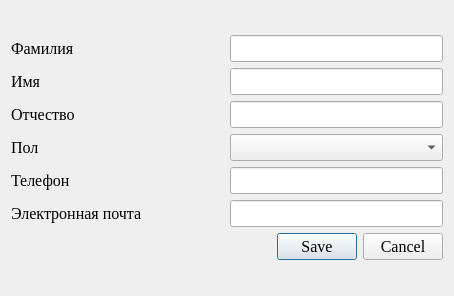
<?xml version="1.0" encoding="UTF-8"?>
<ui version="4.0">
 <class>AddNewTeacher</class>
 <widget class="QDialog" name="AddNewTeacher">
  <property name="geometry">
   <rect>
    <x>0</x>
    <y>0</y>
    <width>454</width>
    <height>296</height>
   </rect>
  </property>
  <property name="font">
   <font>
    <family>Times New Roman</family>
    <pointsize>12</pointsize>
   </font>
  </property>
  <property name="windowTitle">
   <string>Новый преподаватель</string>
  </property>
  <layout class="QVBoxLayout" name="verticalLayout_2">
   <item>
    <layout class="QVBoxLayout" name="verticalLayout">
     <item>
      <layout class="QHBoxLayout" name="horizontalLayout" stretch="1,1">
       <item>
        <widget class="QLabel" name="label_2">
         <property name="font">
          <font>
           <family>Times New Roman</family>
           <pointsize>12</pointsize>
          </font>
         </property>
         <property name="text">
          <string>Фамилия</string>
         </property>
        </widget>
       </item>
       <item>
        <widget class="QLineEdit" name="lineEdit_TeacherLastName"/>
       </item>
      </layout>
     </item>
     <item>
      <layout class="QHBoxLayout" name="horizontalLayout_5" stretch="1,1">
       <item>
        <widget class="QLabel" name="label_5">
         <property name="font">
          <font>
           <family>Times New Roman</family>
           <pointsize>12</pointsize>
          </font>
         </property>
         <property name="text">
          <string>Имя</string>
         </property>
        </widget>
       </item>
       <item>
        <widget class="QLineEdit" name="lineEdit_TeacherFirstName"/>
       </item>
      </layout>
     </item>
     <item>
      <layout class="QHBoxLayout" name="horizontalLayout_6" stretch="1,1">
       <item>
        <widget class="QLabel" name="label_6">
         <property name="font">
          <font>
           <family>Times New Roman</family>
           <pointsize>12</pointsize>
          </font>
         </property>
         <property name="text">
          <string>Отчество</string>
         </property>
        </widget>
       </item>
       <item>
        <widget class="QLineEdit" name="lineEdit_TeacherPatronymic"/>
       </item>
      </layout>
     </item>
     <item>
      <layout class="QHBoxLayout" name="horizontalLayout_2" stretch="1,1">
       <item>
        <widget class="QLabel" name="label">
         <property name="font">
          <font>
           <family>Times New Roman</family>
           <pointsize>12</pointsize>
          </font>
         </property>
         <property name="text">
          <string>Пол</string>
         </property>
        </widget>
       </item>
       <item>
        <widget class="QComboBox" name="comboBox_Gender"/>
       </item>
      </layout>
     </item>
     <item>
      <layout class="QHBoxLayout" name="horizontalLayout_4" stretch="1,1">
       <item>
        <widget class="QLabel" name="label_4">
         <property name="font">
          <font>
           <family>Times New Roman</family>
           <pointsize>12</pointsize>
          </font>
         </property>
         <property name="text">
          <string>Телефон</string>
         </property>
        </widget>
       </item>
       <item>
        <widget class="QLineEdit" name="lineEdit_TeacherPhone"/>
       </item>
      </layout>
     </item>
     <item>
      <layout class="QHBoxLayout" name="horizontalLayout_3" stretch="1,1">
       <item>
        <widget class="QLabel" name="label_7">
         <property name="font">
          <font>
           <family>Times New Roman</family>
           <pointsize>12</pointsize>
          </font>
         </property>
         <property name="text">
          <string>Электронная почта</string>
         </property>
        </widget>
       </item>
       <item>
        <widget class="QLineEdit" name="lineEdit_TeacherEmail"/>
       </item>
      </layout>
     </item>
     <item>
      <widget class="QDialogButtonBox" name="button_box">
       <property name="orientation">
        <enum>Qt::Horizontal</enum>
       </property>
       <property name="standardButtons">
        <set>QDialogButtonBox::Cancel|QDialogButtonBox::Save</set>
       </property>
      </widget>
     </item>
    </layout>
   </item>
  </layout>
 </widget>
 <resources/>
 <connections>
  <connection>
   <sender>button_box</sender>
   <signal>accepted()</signal>
   <receiver>AddNewTeacher</receiver>
   <slot>accept()</slot>
   <hints>
    <hint type="sourcelabel">
     <x>248</x>
     <y>254</y>
    </hint>
    <hint type="destinationlabel">
     <x>157</x>
     <y>274</y>
    </hint>
   </hints>
  </connection>
  <connection>
   <sender>button_box</sender>
   <signal>rejected()</signal>
   <receiver>AddNewTeacher</receiver>
   <slot>reject()</slot>
   <hints>
    <hint type="sourcelabel">
     <x>316</x>
     <y>260</y>
    </hint>
    <hint type="destinationlabel">
     <x>286</x>
     <y>274</y>
    </hint>
   </hints>
  </connection>
 </connections>
</ui>
